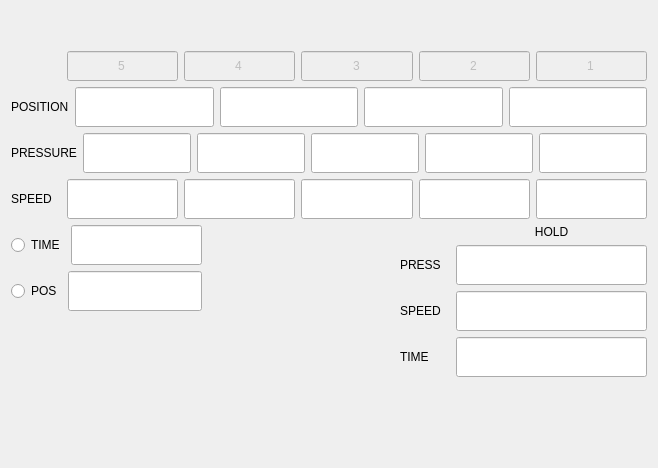
                  <widget class="QWidget" name="tab_20">
                   <attribute name="title">
                    <string>B</string>
                   </attribute>
                   <layout class="QVBoxLayout" name="verticalLayout_35">
                    <item>
                     <spacer name="verticalSpacer_32">
                      <property name="orientation">
                       <enum>Qt::Vertical</enum>
                      </property>
                      <property name="sizeHint" stdset="0">
                       <size>
                        <width>20</width>
                        <height>40</height>
                       </size>
                      </property>
                     </spacer>
                    </item>
                    <item>
                     <layout class="QHBoxLayout" name="horizontalLayout_52">
                      <item>
                       <widget class="QLabel" name="label_43">
                        <property name="minimumSize">
                         <size>
                          <width>50</width>
                          <height>0</height>
                         </size>
                        </property>
                        <property name="text">
                         <string/>
                        </property>
                       </widget>
                      </item>
                      <item>
                       <widget class="QLineEdit" name="lineEdit_206">
                        <property name="enabled">
                         <bool>false</bool>
                        </property>
                        <property name="minimumSize">
                         <size>
                          <width>40</width>
                          <height>30</height>
                         </size>
                        </property>
                        <property name="text">
                         <string>5</string>
                        </property>
                        <property name="alignment">
                         <set>Qt::AlignCenter</set>
                        </property>
                        <property name="placeholderText">
                         <string/>
                        </property>
                       </widget>
                      </item>
                      <item>
                       <widget class="QLineEdit" name="lineEdit_207">
                        <property name="enabled">
                         <bool>false</bool>
                        </property>
                        <property name="minimumSize">
                         <size>
                          <width>40</width>
                          <height>30</height>
                         </size>
                        </property>
                        <property name="text">
                         <string>4</string>
                        </property>
                        <property name="alignment">
                         <set>Qt::AlignCenter</set>
                        </property>
                        <property name="placeholderText">
                         <string/>
                        </property>
                       </widget>
                      </item>
                      <item>
                       <widget class="QLineEdit" name="lineEdit_208">
                        <property name="enabled">
                         <bool>false</bool>
                        </property>
                        <property name="minimumSize">
                         <size>
                          <width>40</width>
                          <height>30</height>
                         </size>
                        </property>
                        <property name="text">
                         <string>3</string>
                        </property>
                        <property name="alignment">
                         <set>Qt::AlignCenter</set>
                        </property>
                        <property name="placeholderText">
                         <string/>
                        </property>
                       </widget>
                      </item>
                      <item>
                       <widget class="QLineEdit" name="lineEdit_209">
                        <property name="enabled">
                         <bool>false</bool>
                        </property>
                        <property name="minimumSize">
                         <size>
                          <width>40</width>
                          <height>30</height>
                         </size>
                        </property>
                        <property name="text">
                         <string>2</string>
                        </property>
                        <property name="alignment">
                         <set>Qt::AlignCenter</set>
                        </property>
                        <property name="placeholderText">
                         <string/>
                        </property>
                       </widget>
                      </item>
                      <item>
                       <widget class="QLineEdit" name="lineEdit_210">
                        <property name="enabled">
                         <bool>false</bool>
                        </property>
                        <property name="minimumSize">
                         <size>
                          <width>40</width>
                          <height>30</height>
                         </size>
                        </property>
                        <property name="text">
                         <string>1</string>
                        </property>
                        <property name="alignment">
                         <set>Qt::AlignCenter</set>
                        </property>
                        <property name="placeholderText">
                         <string/>
                        </property>
                       </widget>
                      </item>
                     </layout>
                    </item>
                    <item>
                     <layout class="QHBoxLayout" name="horizontalLayout_53">
                      <item>
                       <widget class="QLabel" name="label_44">
                        <property name="minimumSize">
                         <size>
                          <width>50</width>
                          <height>0</height>
                         </size>
                        </property>
                        <property name="text">
                         <string>POSITION</string>
                        </property>
                       </widget>
                      </item>
                      <item>
                       <widget class="QLineEdit" name="lineEdit_211">
                        <property name="minimumSize">
                         <size>
                          <width>40</width>
                          <height>40</height>
                         </size>
                        </property>
                        <property name="alignment">
                         <set>Qt::AlignCenter</set>
                        </property>
                        <property name="placeholderText">
                         <string/>
                        </property>
                       </widget>
                      </item>
                      <item>
                       <widget class="QLineEdit" name="lineEdit_212">
                        <property name="minimumSize">
                         <size>
                          <width>40</width>
                          <height>40</height>
                         </size>
                        </property>
                        <property name="alignment">
                         <set>Qt::AlignCenter</set>
                        </property>
                        <property name="placeholderText">
                         <string/>
                        </property>
                       </widget>
                      </item>
                      <item>
                       <widget class="QLineEdit" name="lineEdit_213">
                        <property name="minimumSize">
                         <size>
                          <width>40</width>
                          <height>40</height>
                         </size>
                        </property>
                        <property name="alignment">
                         <set>Qt::AlignCenter</set>
                        </property>
                        <property name="placeholderText">
                         <string/>
                        </property>
                       </widget>
                      </item>
                      <item>
                       <widget class="QLineEdit" name="lineEdit_214">
                        <property name="minimumSize">
                         <size>
                          <width>40</width>
                          <height>40</height>
                         </size>
                        </property>
                        <property name="alignment">
                         <set>Qt::AlignCenter</set>
                        </property>
                        <property name="placeholderText">
                         <string/>
                        </property>
                       </widget>
                      </item>
                     </layout>
                    </item>
                    <item>
                     <layout class="QHBoxLayout" name="horizontalLayout_58">
                      <item>
                       <widget class="QLabel" name="label_51">
                        <property name="minimumSize">
                         <size>
                          <width>50</width>
                          <height>0</height>
                         </size>
                        </property>
                        <property name="text">
                         <string>PRESSURE</string>
                        </property>
                       </widget>
                      </item>
                      <item>
                       <widget class="QLineEdit" name="lineEdit_225">
                        <property name="minimumSize">
                         <size>
                          <width>40</width>
                          <height>40</height>
                         </size>
                        </property>
                        <property name="alignment">
                         <set>Qt::AlignCenter</set>
                        </property>
                        <property name="placeholderText">
                         <string/>
                        </property>
                       </widget>
                      </item>
                      <item>
                       <widget class="QLineEdit" name="lineEdit_226">
                        <property name="minimumSize">
                         <size>
                          <width>40</width>
                          <height>40</height>
                         </size>
                        </property>
                        <property name="alignment">
                         <set>Qt::AlignCenter</set>
                        </property>
                        <property name="placeholderText">
                         <string/>
                        </property>
                       </widget>
                      </item>
                      <item>
                       <widget class="QLineEdit" name="lineEdit_227">
                        <property name="minimumSize">
                         <size>
                          <width>40</width>
                          <height>40</height>
                         </size>
                        </property>
                        <property name="alignment">
                         <set>Qt::AlignCenter</set>
                        </property>
                        <property name="placeholderText">
                         <string/>
                        </property>
                       </widget>
                      </item>
                      <item>
                       <widget class="QLineEdit" name="lineEdit_228">
                        <property name="minimumSize">
                         <size>
                          <width>40</width>
                          <height>40</height>
                         </size>
                        </property>
                        <property name="alignment">
                         <set>Qt::AlignCenter</set>
                        </property>
                        <property name="placeholderText">
                         <string/>
                        </property>
                       </widget>
                      </item>
                      <item>
                       <widget class="QLineEdit" name="lineEdit_229">
                        <property name="minimumSize">
                         <size>
                          <width>40</width>
                          <height>40</height>
                         </size>
                        </property>
                        <property name="alignment">
                         <set>Qt::AlignCenter</set>
                        </property>
                        <property name="placeholderText">
                         <string/>
                        </property>
                       </widget>
                      </item>
                     </layout>
                    </item>
                    <item>
                     <layout class="QHBoxLayout" name="horizontalLayout_54">
                      <item>
                       <widget class="QLabel" name="label_45">
                        <property name="minimumSize">
                         <size>
                          <width>50</width>
                          <height>0</height>
                         </size>
                        </property>
                        <property name="text">
                         <string>SPEED</string>
                        </property>
                       </widget>
                      </item>
                      <item>
                       <widget class="QLineEdit" name="lineEdit_215">
                        <property name="minimumSize">
                         <size>
                          <width>40</width>
                          <height>40</height>
                         </size>
                        </property>
                        <property name="alignment">
                         <set>Qt::AlignCenter</set>
                        </property>
                        <property name="placeholderText">
                         <string/>
                        </property>
                       </widget>
                      </item>
                      <item>
                       <widget class="QLineEdit" name="lineEdit_216">
                        <property name="minimumSize">
                         <size>
                          <width>40</width>
                          <height>40</height>
                         </size>
                        </property>
                        <property name="alignment">
                         <set>Qt::AlignCenter</set>
                        </property>
                        <property name="placeholderText">
                         <string/>
                        </property>
                       </widget>
                      </item>
                      <item>
                       <widget class="QLineEdit" name="lineEdit_217">
                        <property name="minimumSize">
                         <size>
                          <width>40</width>
                          <height>40</height>
                         </size>
                        </property>
                        <property name="alignment">
                         <set>Qt::AlignCenter</set>
                        </property>
                        <property name="placeholderText">
                         <string/>
                        </property>
                       </widget>
                      </item>
                      <item>
                       <widget class="QLineEdit" name="lineEdit_218">
                        <property name="minimumSize">
                         <size>
                          <width>40</width>
                          <height>40</height>
                         </size>
                        </property>
                        <property name="alignment">
                         <set>Qt::AlignCenter</set>
                        </property>
                        <property name="placeholderText">
                         <string/>
                        </property>
                       </widget>
                      </item>
                      <item>
                       <widget class="QLineEdit" name="lineEdit_219">
                        <property name="minimumSize">
                         <size>
                          <width>40</width>
                          <height>40</height>
                         </size>
                        </property>
                        <property name="alignment">
                         <set>Qt::AlignCenter</set>
                        </property>
                        <property name="placeholderText">
                         <string/>
                        </property>
                       </widget>
                      </item>
                     </layout>
                    </item>
                    <item>
                     <layout class="QHBoxLayout" name="horizontalLayout_55">
                      <item>
                       <layout class="QVBoxLayout" name="verticalLayout_32">
                        <item>
                         <layout class="QHBoxLayout" name="horizontalLayout_56">
                          <item>
                           <widget class="QRadioButton" name="radioButton_3">
                            <property name="minimumSize">
                             <size>
                              <width>50</width>
                              <height>0</height>
                             </size>
                            </property>
                            <property name="text">
                             <string>TIME</string>
                            </property>
                           </widget>
                          </item>
                          <item>
                           <widget class="QLineEdit" name="lineEdit_220">
                            <property name="minimumSize">
                             <size>
                              <width>40</width>
                              <height>40</height>
                             </size>
                            </property>
                            <property name="alignment">
                             <set>Qt::AlignCenter</set>
                            </property>
                            <property name="placeholderText">
                             <string/>
                            </property>
                           </widget>
                          </item>
                         </layout>
                        </item>
                        <item>
                         <layout class="QHBoxLayout" name="horizontalLayout_57">
                          <item>
                           <widget class="QRadioButton" name="radioButton_4">
                            <property name="minimumSize">
                             <size>
                              <width>50</width>
                              <height>0</height>
                             </size>
                            </property>
                            <property name="text">
                             <string>POS</string>
                            </property>
                           </widget>
                          </item>
                          <item>
                           <widget class="QLineEdit" name="lineEdit_221">
                            <property name="minimumSize">
                             <size>
                              <width>40</width>
                              <height>40</height>
                             </size>
                            </property>
                            <property name="alignment">
                             <set>Qt::AlignCenter</set>
                            </property>
                            <property name="placeholderText">
                             <string/>
                            </property>
                           </widget>
                          </item>
                         </layout>
                        </item>
                        <item>
                         <spacer name="verticalSpacer_14">
                          <property name="orientation">
                           <enum>Qt::Vertical</enum>
                          </property>
                          <property name="sizeHint" stdset="0">
                           <size>
                            <width>20</width>
                            <height>40</height>
                           </size>
                          </property>
                         </spacer>
                        </item>
                       </layout>
                      </item>
                      <item>
                       <spacer name="horizontalSpacer_8">
                        <property name="orientation">
                         <enum>Qt::Horizontal</enum>
                        </property>
                        <property name="sizeHint" stdset="0">
                         <size>
                          <width>40</width>
                          <height>20</height>
                         </size>
                        </property>
                       </spacer>
                      </item>
                      <item>
                       <layout class="QVBoxLayout" name="verticalLayout_33">
                        <item>
                         <widget class="QLabel" name="label_46">
                          <property name="text">
                           <string/>
                          </property>
                         </widget>
                        </item>
                        <item>
                         <widget class="QLabel" name="label_47">
                          <property name="minimumSize">
                           <size>
                            <width>50</width>
                            <height>40</height>
                           </size>
                          </property>
                          <property name="text">
                           <string>PRESS</string>
                          </property>
                         </widget>
                        </item>
                        <item>
                         <widget class="QLabel" name="label_48">
                          <property name="minimumSize">
                           <size>
                            <width>50</width>
                            <height>40</height>
                           </size>
                          </property>
                          <property name="text">
                           <string>SPEED</string>
                          </property>
                         </widget>
                        </item>
                        <item>
                         <widget class="QLabel" name="label_49">
                          <property name="minimumSize">
                           <size>
                            <width>50</width>
                            <height>40</height>
                           </size>
                          </property>
                          <property name="text">
                           <string>TIME</string>
                          </property>
                         </widget>
                        </item>
                        <item>
                         <spacer name="verticalSpacer_22">
                          <property name="orientation">
                           <enum>Qt::Vertical</enum>
                          </property>
                          <property name="sizeHint" stdset="0">
                           <size>
                            <width>20</width>
                            <height>40</height>
                           </size>
                          </property>
                         </spacer>
                        </item>
                       </layout>
                      </item>
                      <item>
                       <layout class="QVBoxLayout" name="verticalLayout_34">
                        <item>
                         <widget class="QLabel" name="label_50">
                          <property name="text">
                           <string>HOLD</string>
                          </property>
                          <property name="alignment">
                           <set>Qt::AlignCenter</set>
                          </property>
                         </widget>
                        </item>
                        <item>
                         <widget class="QLineEdit" name="lineEdit_222">
                          <property name="minimumSize">
                           <size>
                            <width>40</width>
                            <height>40</height>
                           </size>
                          </property>
                          <property name="alignment">
                           <set>Qt::AlignCenter</set>
                          </property>
                          <property name="placeholderText">
                           <string/>
                          </property>
                         </widget>
                        </item>
                        <item>
                         <widget class="QLineEdit" name="lineEdit_223">
                          <property name="minimumSize">
                           <size>
                            <width>40</width>
                            <height>40</height>
                           </size>
                          </property>
                          <property name="alignment">
                           <set>Qt::AlignCenter</set>
                          </property>
                          <property name="placeholderText">
                           <string/>
                          </property>
                         </widget>
                        </item>
                        <item>
                         <widget class="QLineEdit" name="lineEdit_224">
                          <property name="minimumSize">
                           <size>
                            <width>40</width>
                            <height>40</height>
                           </size>
                          </property>
                          <property name="alignment">
                           <set>Qt::AlignCenter</set>
                          </property>
                          <property name="placeholderText">
                           <string/>
                          </property>
                         </widget>
                        </item>
                        <item>
                         <spacer name="verticalSpacer_23">
                          <property name="orientation">
                           <enum>Qt::Vertical</enum>
                          </property>
                          <property name="sizeHint" stdset="0">
                           <size>
                            <width>20</width>
                            <height>40</height>
                           </size>
                          </property>
                         </spacer>
                        </item>
                       </layout>
                      </item>
                     </layout>
                    </item>
                    <item>
                     <spacer name="verticalSpacer_33">
                      <property name="orientation">
                       <enum>Qt::Vertical</enum>
                      </property>
                      <property name="sizeHint" stdset="0">
                       <size>
                        <width>20</width>
                        <height>40</height>
                       </size>
                      </property>
                     </spacer>
                    </item>
                   </layout>
                  </widget>
